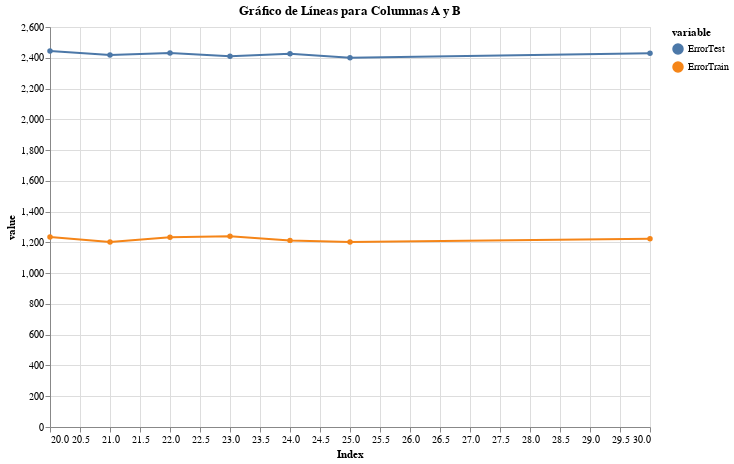

Write notebook code for a chart like this one.
### Code cell
# Supongamos que tienes un DataFrame llamado 'df' con columnas "indice", "columna_A" y "columna_B"

# Convertir el DataFrame de pandas a un formato aceptado por Altair
df_altair = pd.melt(df_curve, id_vars=['Index'], value_vars=['ErrorTest', 'ErrorTrain'])

# Crear el gráfico de líneas divididas por color en Altair
line_chart = alt.Chart(df_altair).mark_line(point=True).encode(
    x='Index:Q',
    y='value:Q',
    color='variable:N'
).properties(
    width=600,
    height=400,
    title='Gráfico de Líneas para Columnas A y B'
)

# Mostrar el gráfico
line_chart

### Figure 1 — Vega-Lite specification as saved in the notebook (floating-point values rounded to 4 significant figures)
{"config": {"view": {"continuousWidth": 300, "continuousHeight": 300}}, "data": {"name": "data-51b49b45e38e6c9692f11ae484e3b389"}, "mark": {"type": "line", "point": true}, "encoding": {"color": {"field": "variable", "type": "nominal"}, "x": {"field": "Index", "type": "quantitative"}, "y": {"field": "value", "type": "quantitative"}}, "height": 400, "title": "Gráfico de Líneas para Columnas A y B", "width": 600, "$schema": "https://vega.github.io/schema/vega-lite/v5.14.1.json", "datasets": {"data-51b49b45e38e6c9692f11ae484e3b389": [{"Index": 20, "variable": "ErrorTest", "value": 2444.0}, {"Index": 21, "variable": "ErrorTest", "value": 2417.0}, {"Index": 22, "variable": "ErrorTest", "value": 2431.0}, {"Index": 23, "variable": "ErrorTest", "value": 2410.0}, {"Index": 24, "variable": "ErrorTest", "value": 2426.0}, {"Index": 25, "variable": "ErrorTest", "value": 2400.0}, {"Index": 30, "variable": "ErrorTest", "value": 2429.0}, {"Index": 20, "variable": "ErrorTrain", "value": 1234.0}, {"Index": 21, "variable": "ErrorTrain", "value": 1203.0}, {"Index": 22, "variable": "ErrorTrain", "value": 1234.0}, {"Index": 23, "variable": "ErrorTrain", "value": 1239.0}, {"Index": 24, "variable": "ErrorTrain", "value": 1213.0}, {"Index": 25, "variable": "ErrorTrain", "value": 1202.0}, {"Index": 30, "variable": "ErrorTrain", "value": 1224.0}]}}
